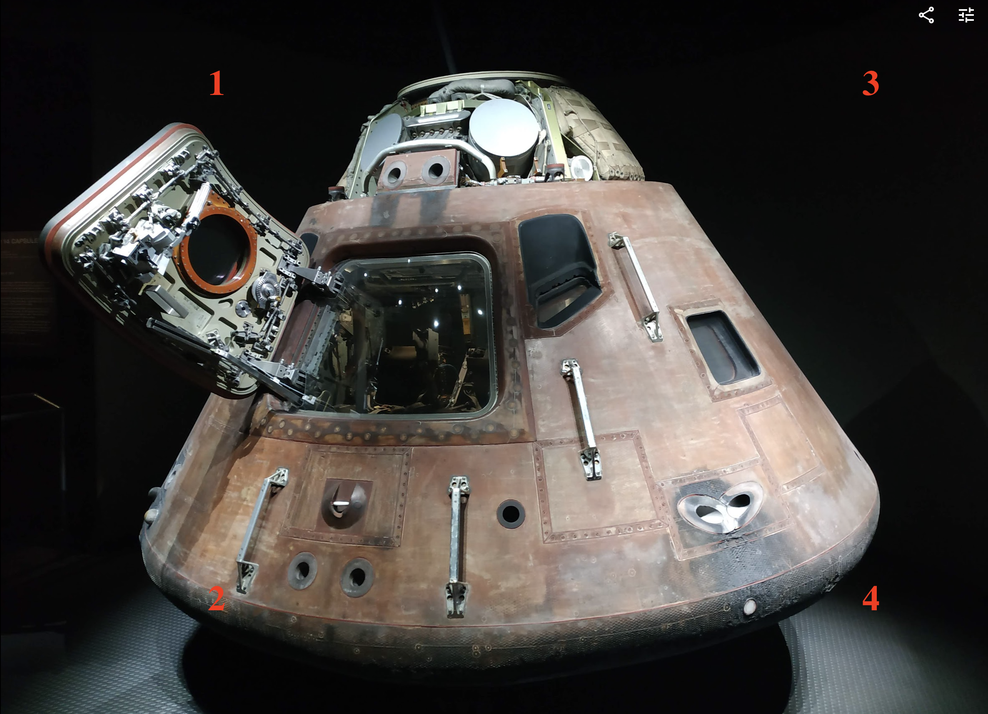
#> input picture divide_image_4_parts.png, 988 x 714 px, shrunk from 2372 x 1714 before the run
$ python how_devide_image_without_save.py
#> lines starting #> are read from the running program, lines starting #| are printed output that depends on the picture
import cv2

# load image
img = cv2.imread('divide_image_4_parts.png')
#> img is the input picture: shape (714, 988, 3); mean B, G, R 60.2, 63.2, 66.2

##########################################
# At first vertical devide image         #
##########################################
# start vertical devide image
height = img.shape[0]
#> height = 714
width = img.shape[1]
#> width = 988
# Cut the image in half
width_cutoff = width // 2
#> width_cutoff = 494
left1 = img[:, :width_cutoff]
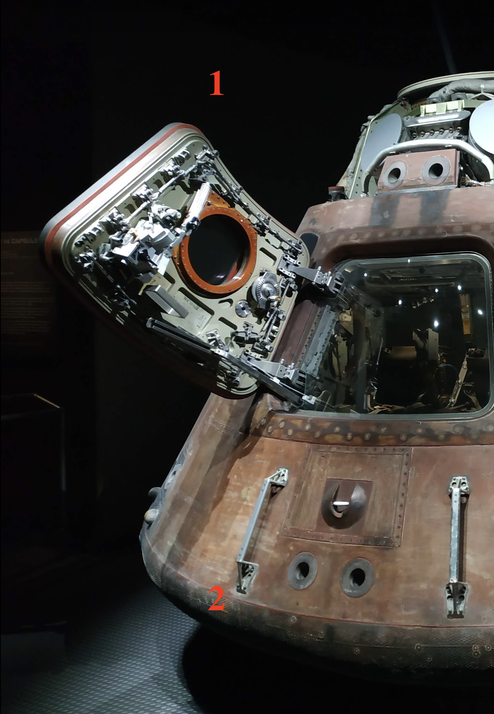
#> left1: shape (714, 494, 3); mean B, G, R 50.1, 53.5, 55.9
right1 = img[:, width_cutoff:]
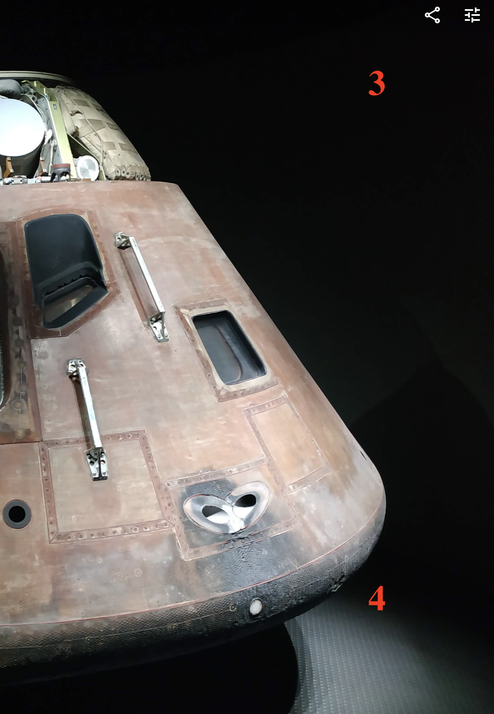
#> right1: shape (714, 494, 3); mean B, G, R 70.3, 72.9, 76.4
# finish vertical devide image

##########################################
# At first Horizontal devide left1 image #
##########################################
#rotate image LEFT1 to 90 CLOCKWISE
img = cv2.rotate(left1, cv2.ROTATE_90_CLOCKWISE)
#> img: shape (494, 714, 3)
# start vertical devide image
height = img.shape[0]
#> height = 494
width = img.shape[1]
#> width = 714
# Cut the image in half
width_cutoff = width // 2
#> width_cutoff = 357
l2 = img[:, :width_cutoff]
l1 = img[:, width_cutoff:]
# finish vertical devide image
#rotate image to 90 COUNTERCLOCKWISE
l2 = cv2.rotate(l2, cv2.ROTATE_90_COUNTERCLOCKWISE)
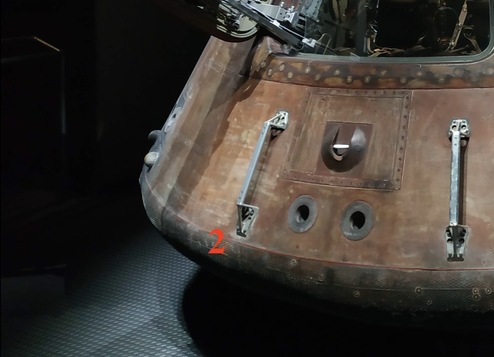
#> l2: shape (357, 494, 3); mean B, G, R 49.5, 54.7, 59.7
#save
cv2.imwrite("part_left_2.jpg", l2)
#rotate image to 90 COUNTERCLOCKWISE
l1 = cv2.rotate(l1, cv2.ROTATE_90_COUNTERCLOCKWISE)
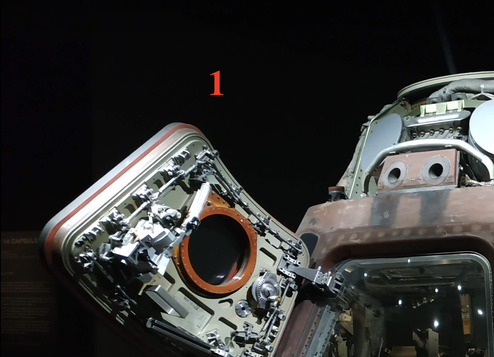
#> l1: shape (357, 494, 3); mean B, G, R 50.7, 52.2, 52
#save
cv2.imwrite("part_left_1.jpg", l1)

##########################################
# At first Horizontal devide right1 image#
##########################################
#rotate image RIGHT1 to 90 CLOCKWISE
img = cv2.rotate(right1, cv2.ROTATE_90_CLOCKWISE)
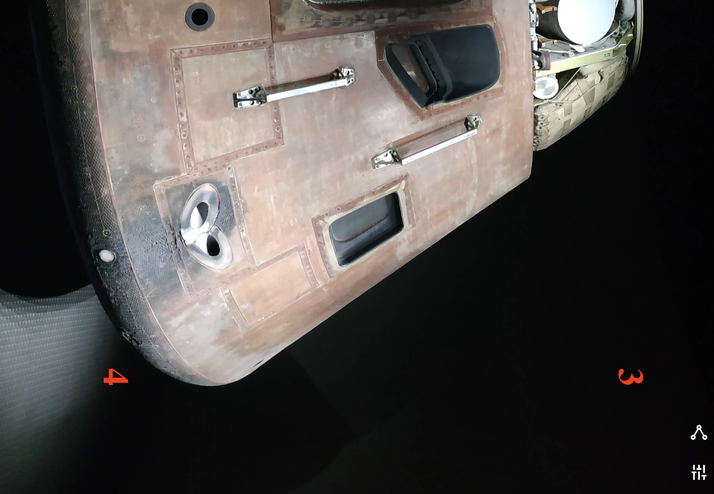
#> img: shape (494, 714, 3); mean B, G, R 70.3, 72.9, 76.4
# start vertical devide image
height = img.shape[0]
width = img.shape[1]
# Cut the image in half
width_cutoff = width // 2
r4 = img[:, :width_cutoff]
r3 = img[:, width_cutoff:]
# finish vertical devide image
#rotate image to 90 COUNTERCLOCKWISE
r4 = cv2.rotate(r4, cv2.ROTATE_90_COUNTERCLOCKWISE)
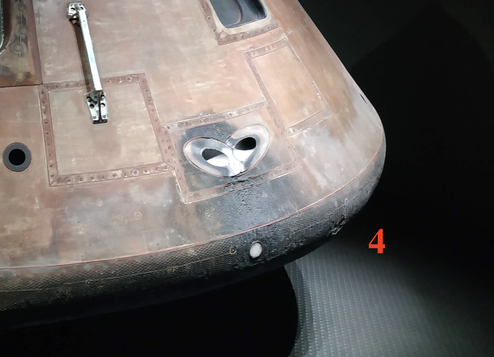
#> r4: shape (357, 494, 3); mean B, G, R 94.4, 97.6, 102.5
#save
cv2.imwrite("part_right_4.jpg", r4)
#rotate image to 90 COUNTERCLOCKWISE
r3 = cv2.rotate(r3, cv2.ROTATE_90_COUNTERCLOCKWISE)
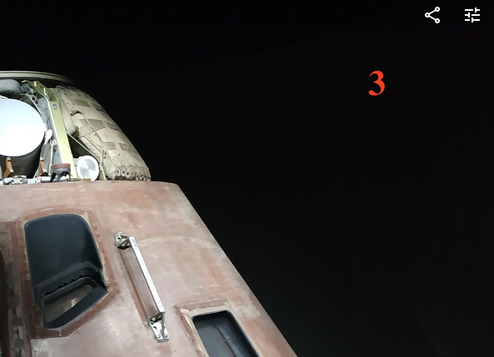
#> r3: shape (357, 494, 3); mean B, G, R 46.2, 48.3, 50.3
#save
cv2.imwrite("part_right_3.jpg", r3)

$ run again, with 4_parts.png copied over divide_image_4_parts.png
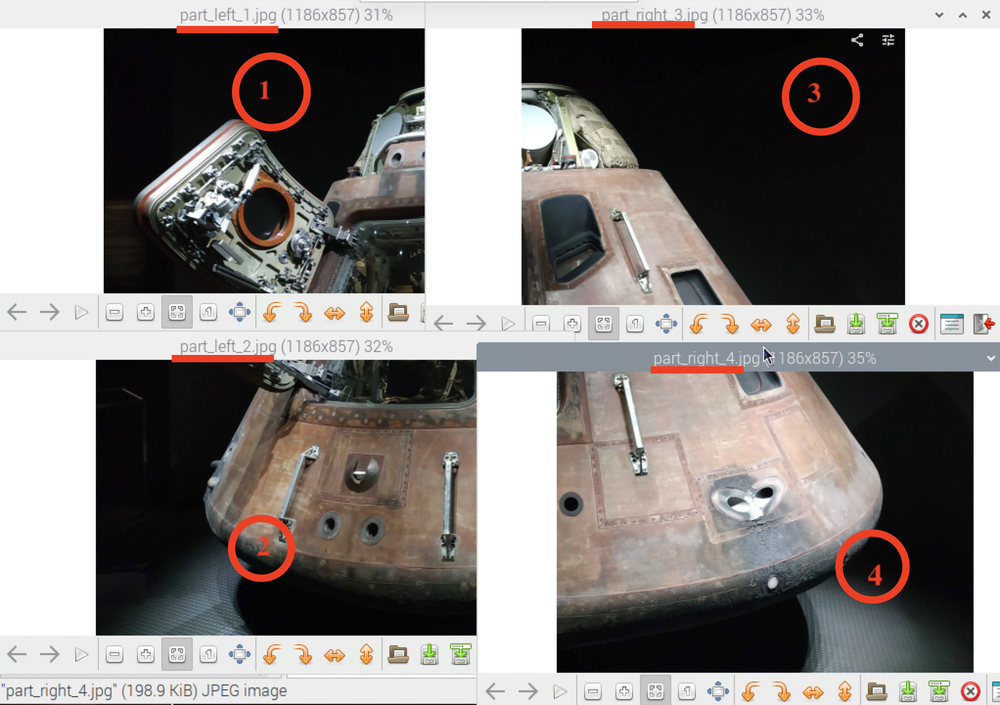
#> input picture 4_parts.png, 1000 x 705 px, shrunk from 2044 x 1442 before the run
#> img is the input picture: shape (705, 1000, 3); mean B, G, R 131.2, 133.5, 137.8
#> `r4 = cv2.rotate(r4, cv2.ROTATE_90_COUNTERCLOCKWISE)`:
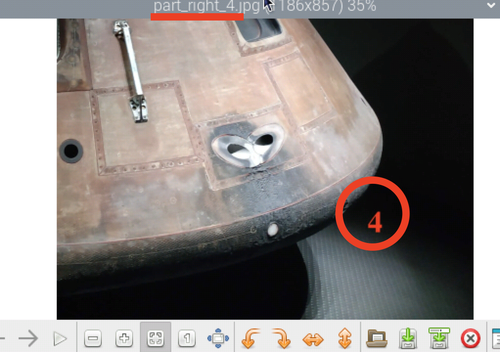
#> r4: shape (352, 500, 3); mean B, G, R 131.7, 134.2, 139.9
#> `r3 = cv2.rotate(r3, cv2.ROTATE_90_COUNTERCLOCKWISE)`:
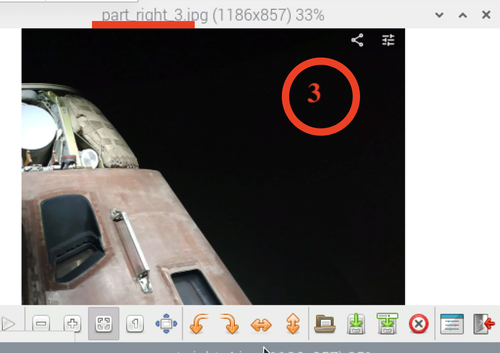
#> r3: shape (353, 500, 3); mean B, G, R 120.3, 122, 125.7

$ run again, with left_right.png copied over divide_image_4_parts.png
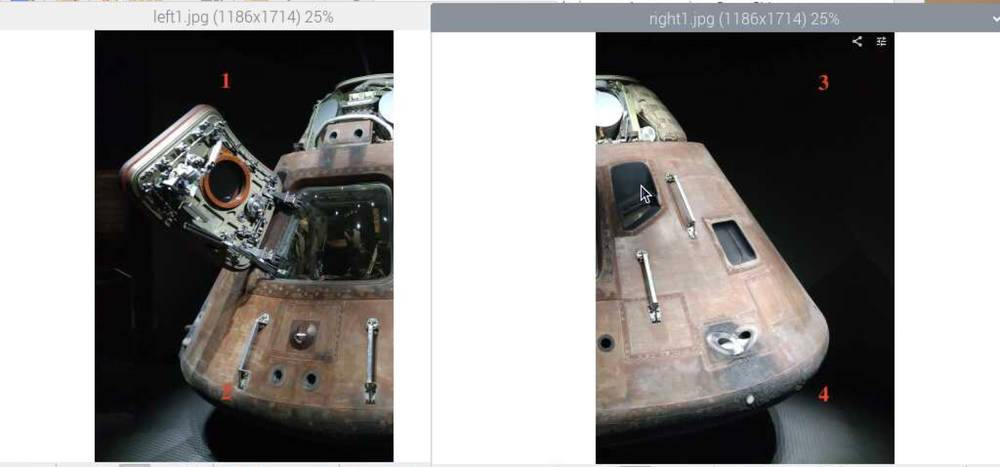
#> input picture left_right.png, 1000 x 467 px, shrunk from 2048 x 956 before the run
#> img is the input picture: shape (467, 1000, 3); mean B, G, R 143.2, 144.5, 146
#> `r4 = cv2.rotate(r4, cv2.ROTATE_90_COUNTERCLOCKWISE)`:
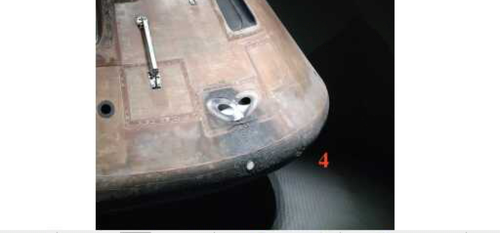
#> r4: shape (233, 500, 3); mean B, G, R 159.9, 161.6, 164.6
#> `r3 = cv2.rotate(r3, cv2.ROTATE_90_COUNTERCLOCKWISE)`:
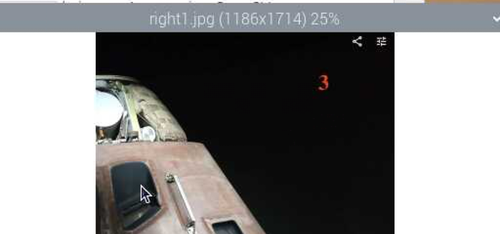
#> r3: shape (234, 500, 3); mean B, G, R 133.7, 133.7, 133.9
